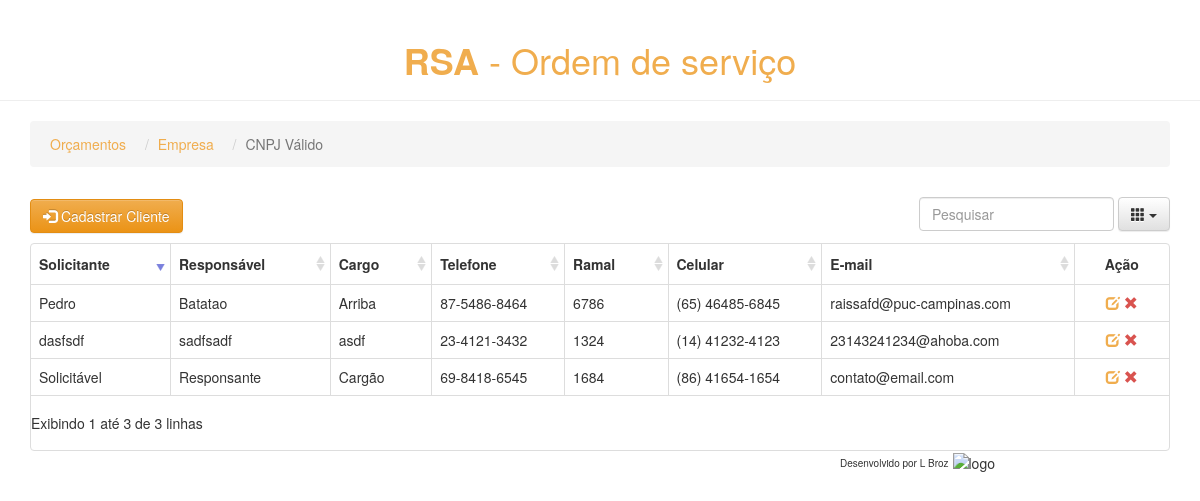
The app's page /pros/empresas/3/ with its own data.
### pros/models.py (models this page shows, shortened)
class Empresa(models.Model):
    nome_empresa = models.CharField(max_length=200)
    nome_social = models.CharField(max_length=200)
    cnpj = models.CharField(max_length=20, unique=True)
    insc_estadual = models.CharField(max_length=20)
    cidade = models.CharField(max_length=100)
    estado = models.CharField(max_length=100)
    end = models.CharField(max_length=300)
    cep = models.CharField(max_length=10)

class Cliente(models.Model):
    empresa = models.ForeignKey(Empresa, on_delete=models.CASCADE)
    solicitante = models.CharField(max_length=100)
    responsavel = models.CharField(max_length=100)
    cargo = models.CharField(max_length=100, blank=True)
    tel = models.CharField(max_length=50)
    ramal = models.CharField(max_length=50)
    cel = models.CharField(max_length=50)
    email = models.CharField(max_length=200)

### pros/views.py (the view)
# urls.py: url(r'^empresas/(?P<empresa_id>[0-9]+)/$', views.clientes, name='clientes'),
def clientes(request, empresa_id):
    client_list = Cliente.objects.filter(empresa_id=empresa_id)
    nome_empresa = Empresa.objects.filter(id=empresa_id).get().nome_empresa
    return render(request, 'pros/clientes.html', {'client_list': client_list, 'nome_empresa': nome_empresa,
                                                    'empresa_id': empresa_id})

### pros/templates/pros/clientes.html (shortened to what this page needs)
<!DOCTYPE HTML>
{% extends 'pros/base.html' %}
    {% block body %}
        <header class="page-header text-center color-link-cliente">
            <h1><strong>RSA</strong> - Ordem de serviço</h1>
        </header>
        <div class="container">
            <ul class="breadcrumb">
                <li><a class="color-link-cliente" href="{% url 'pros:index' %}">Orçamentos</a></li>
                <li><a class="color-link-cliente" href="{% url 'pros:empresas' %}">Empresa</a> </li>
                <li class="active">{{ nome_empresa }}</li>
            </ul>
            <div id="toolbar-cliente">
                <a type="button" class="btn btn-warning btn-cadastro" href="{% url 'pros:cadastro_cliente' empresa_id=empresa_id %}">
                    <i class="glyphicon glyphicon-log-in"></i> Cadastrar Cliente
                </a>
            </div>
            <table data-toggle="table"
                data-toolbar="#toolbar-cliente"
                data-search="true"
                data-sort-name="solicitante"
                data-sort-order="desc"
                data-pagination="true"
                data-show-footer="false"
                data-page-list="[10, 25, 50, 100, ALL]"
                data-minimum-count-columns="2"
                data-show-columns="true">
                <thead>
                    <tr>
                        <th data-field="solicitante" data-sortable="true">Solicitante</th>
                        <th data-field="responsavel" data-sortable="true">Responsável</th>
                        <th data-field="cargo" data-sortable="true">Cargo</th>
                        <th data-field="tel" data-sortable="true">Telefone</th>
                        <th data-field="ramal" data-sortable="true">Ramal</th>
                        <th data-field="cel" data-sortable="true">Celular</th>
                        <th data-field="email" data-sortable="true">E-mail</th>
                        <th data-field="action" class="col-md-1" data-align="center">Ação</th>
                    </tr>
                </thead>
                <tbody>
                    {% for clientes in client_list %}
                        <tr>
                            <td class="text-overflow">{{ clientes.solicitante }}</td>
                            <td class="text-overflow">{{ clientes.responsavel }}</td>
                            <td class="text-overflow">{{ clientes.cargo }}</td>
                            <td class="text-overflow">{{ clientes.tel }}</td>
                            <td class="text-overflow">{{ clientes.ramal }}</td>
                            <td class="text-overflow">{{ clientes.cel }}</td>
                            <td class="text-overflow">{{ clientes.email }}</td>
                            <td class="col-md-1" data-align="center">
                                <a class="edit ml10" href="update_cliente/{{ clientes.id }}" title="Edit">
                                    <i class="glyphicon glyphicon-edit color-link-cliente"></i>
                                </a>
                                <a class="remove ml10 remove-client" title="Remove" data-toggle="modal" href="#"
                                   data-id="{{ clientes.id }}" data-name="{{ clientes.solicitante }}"
                                   data-target="#client-del">
                                    <i class="glyphicon glyphicon-remove color-delete"></i>
                                </a>
                            </td>
                        </tr>
                    {% endfor %}
                </tbody>
            </table>
        </div>
    {% endblock body %}

### pros/static/css/pros.css (style rules this page uses)
.color-link-cliente { color: #f0ad4e; }
.color-delete { color: #d9534f; }
.breadcrumb li { padding: 5px; }

### records on screen
Empresa: nome_empresa "CNPJ Válido"
Cliente: solicitante "Pedro", responsavel "Batatao", cargo "Arriba", tel "87-5486-8464", ramal "6786", cel "(65) 46485-6845", email "raissafd@puc-campinas.com"
Cliente: solicitante "Solicitável", responsavel "Responsante", cargo "Cargão", tel "69-8418-6545", ramal "1684", cel "(86) 41654-1654", email "contato@email.com"
Cliente: solicitante "dasfsdf", responsavel "sadfsadf", cargo "asdf", tel "23-4121-3432", ramal "1324", cel "(14) 41232-4123", email "23143241234@ahoba.com"
